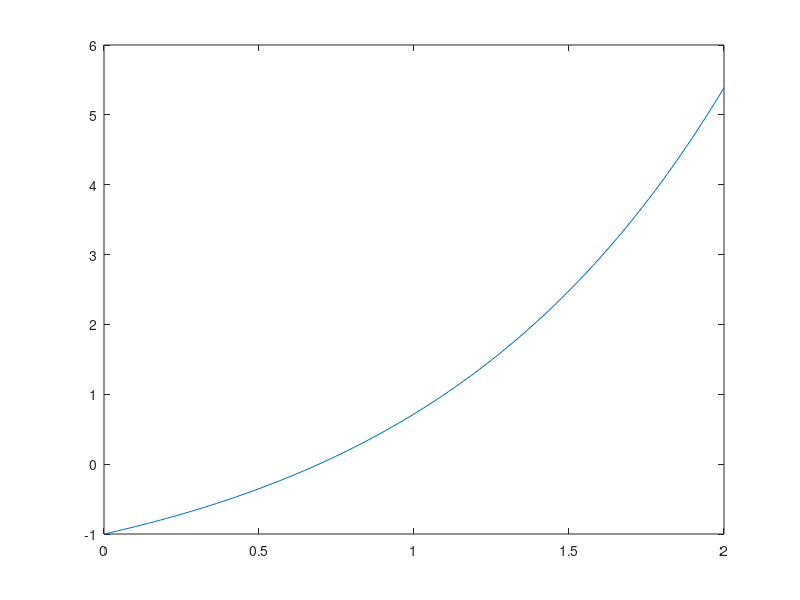
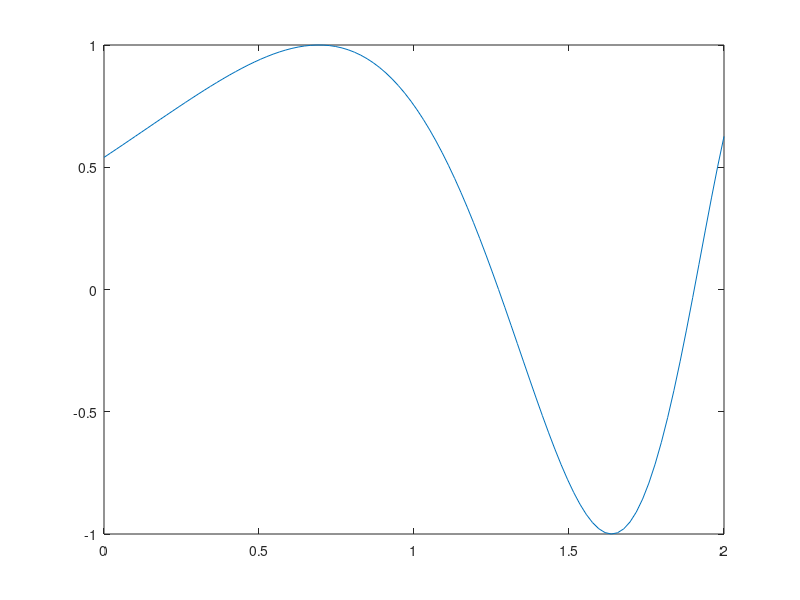
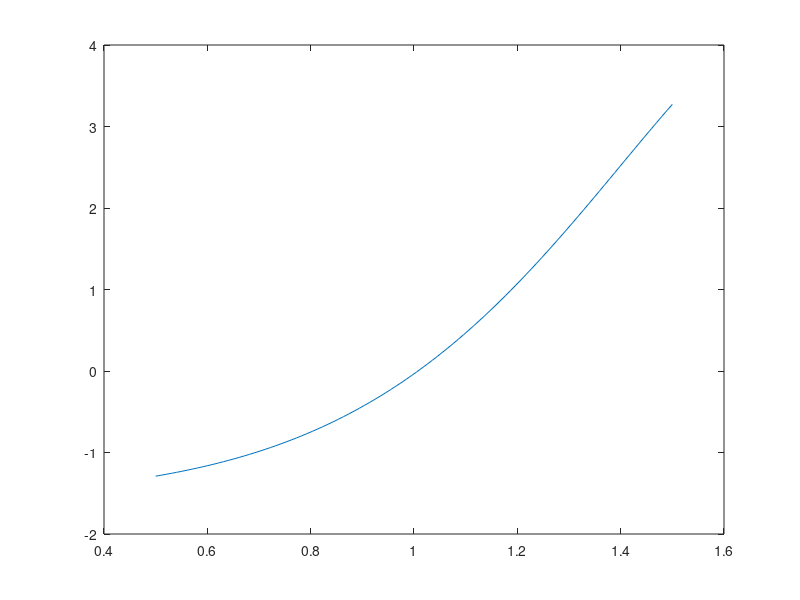

MATLAB code to generate these figures, in order: (Note: this script raises an error after producing the figures.)
figure
y = linspace(0, 2, 100);
plot(y, exp(y) - 2)
figure
plot(y, cos(exp(y) - 2))
f = @(x) exp(x) - 2- cos(exp(x) - 2)

X = linspace(0.5, 1.5, 100)
Y = f(X);

figure
plot(X, Y)
eps = 10^(-5);
[xaprox] = MetBisectie(f, 0.5, 1.5, eps)